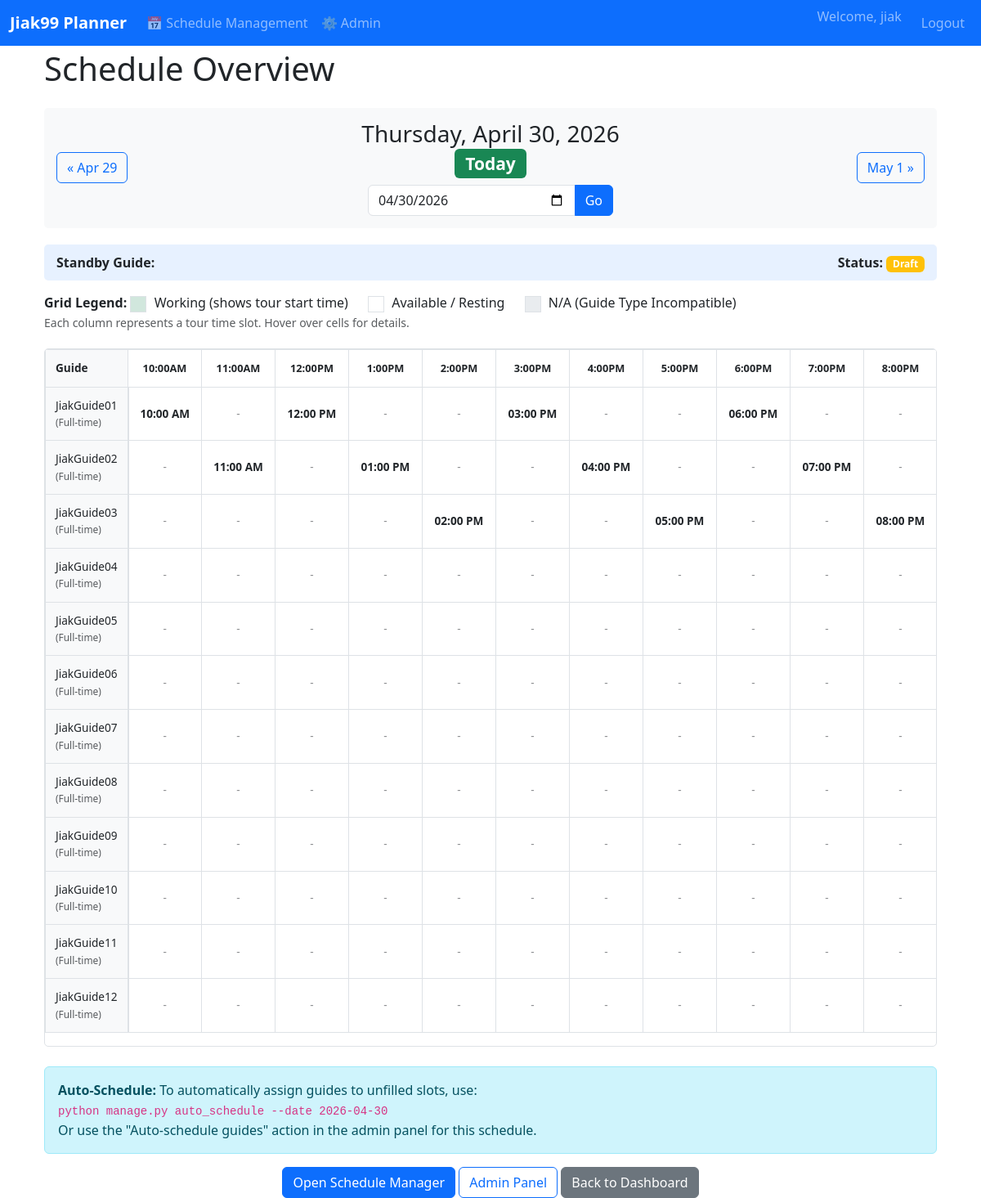
/schedule/guide/overview/ (signed in), run on the app's committed database.
### apps/scheduling/models.py (models this page shows, shortened)
class TourTimeSlot(models.Model):
    start_time = models.TimeField()
    end_time = models.TimeField()
    duration_minutes = models.IntegerField()
    class Meta:
        ordering = ['start_time']
        unique_together = ['start_time', 'end_time']
    def __str__(self):
        return f"{self.start_time.strftime('%I:%M %p')} - {self.end_time.strftime('%I:%M %p')}"

### apps/guides/models.py (models this page shows, shortened)
class Guide(models.Model):
    GUIDE_TYPE_CHOICES = [
        ('FT', 'Full-time'),
        ('PTM', 'Part-time Morning'),
        ('PTA', 'Part-time Afternoon'),
    ]
    user = models.OneToOneField(User, on_delete=models.CASCADE, related_name='guide_profile')
    guide_type = models.CharField(max_length=3, choices=GUIDE_TYPE_CHOICES)
    phone = models.CharField(max_length=20, blank=True)
    is_active = models.BooleanField(default=True)
    created_at = models.DateTimeField(auto_now_add=True)
    updated_at = models.DateTimeField(auto_now=True)
    class Meta:
        ordering = ['user__first_name', 'user__last_name']
    def can_work_timeslot(self, timeslot):
        from datetime import time
        if self.guide_type == 'FT':
            return True
        elif self.guide_type == 'PTM':
            cutoff_time = time(14, 30)
            return timeslot.end_time <= cutoff_time
        elif self.guide_type == 'PTA':
            cutoff_time = time(14, 30)
            return timeslot.start_time >= cutoff_time
        return False

### apps/scheduling/views.py (the view)
# urls.py: path('guide/overview/', views.schedule_overview, name='schedule_overview'),
@staff_member_required
def schedule_overview(request):
    date_str = request.GET.get('date')
    if date_str:
        try:
            view_date = datetime.strptime(date_str, '%Y-%m-%d').date()
        except ValueError:
            view_date = date.today()
    else:
        view_date = date.today()
    try:
        daily_schedule = DailySchedule.objects.get(date=view_date)
    except DailySchedule.DoesNotExist:
        daily_schedule = None
    guides = Guide.objects.filter(is_active=True).select_related('user').order_by('user__first_name', 'user__last_name')
    time_slots = TourTimeSlot.objects.all().order_by('start_time')
    schedule_grid = {}
    if daily_schedule:
        sessions = TourSession.objects.filter(
            daily_schedule=daily_schedule
        ).select_related('time_slot', 'assigned_guide')
        for time_slot in time_slots:
            schedule_grid[time_slot.id] = {}
            for guide in guides:
                schedule_grid[time_slot.id][guide.id] = None
        for session in sessions:
            if session.assigned_guide:
                schedule_grid[session.time_slot.id][session.assigned_guide.id] = session
    service = SchedulingService()
    feasibility_map = {}
    time_slot_feasibility = {}
    if daily_schedule:
        feasibility_map = service.get_daily_feasibility(daily_schedule)
        for time_slot in time_slots:
            session = sessions.filter(time_slot=time_slot).first()
            if session:
                can_fill, eligible = service.check_session_feasibility(session)
                time_slot_feasibility[time_slot.id] = {
                    'can_fill': can_fill,
                    'eligible_count': len(eligible),
                    'is_assigned': session.assigned_guide is not None
                }
    guide_rows = []
    for guide in guides:
        row = {
            'guide': guide,
            'cells': []
        }
        for time_slot in time_slots:
            session = schedule_grid.get(time_slot.id, {}).get(guide.id) if daily_schedule else None
            if session:
                cell_status = 'working'
                cell_class = 'table-success'
                cell_text = time_slot.start_time.strftime('%I:%M %p')
            elif daily_schedule:
                if not guide.can_work_timeslot(time_slot):
                    cell_status = 'incompatible'
                    cell_class = 'table-secondary'
                    cell_text = '-'
                else:
                    cell_status = 'resting'
                    cell_class = 'table-light'
                    cell_text = '-'
            else:
                cell_status = 'no_schedule'
                cell_class = 'table-light'
                cell_text = '-'
            row['cells'].append({
                'time_slot': time_slot,
                'session': session,
                'status': cell_status,
                'class': cell_class,
                'text': cell_text,
                'feasibility': time_slot_feasibility.get(time_slot.id, {})
            })
        guide_rows.append(row)
    prev_date = view_date - timedelta(days=1)
    next_date = view_date + timedelta(days=1)
    context = {
        'view_date': view_date,
        'daily_schedule': daily_schedule,
        'guides': guides,
        'time_slots': time_slots,
        'guide_rows': guide_rows,
        'prev_date': prev_date,
        'next_date': next_date,
        'today': date.today(),
    }
    return render(request, 'scheduling/schedule_overview.html', context)

### apps/scheduling/templates/scheduling/schedule_overview.html (shortened to what this page needs)
{% extends "base.html" %}
{% load scheduling_filters %}
{% block content %}
<div class="container-fluid">
<div class="row">
    <div class="col-12">
        <h1 class="mb-4">Schedule Overview</h1>
        <div class="date-nav">
            <div class="row align-items-center">
                <div class="col-md-4">
                    <a href="?date={{ prev_date|date:'Y-m-d' }}" class="btn btn-outline-primary">
                        &laquo; {{ prev_date|date:"M j" }}
                    </a>
                </div>
                <div class="col-md-4 text-center">
                    <h3 class="mb-0">
                        {{ view_date|date:"l, F j, Y" }}
                        {% if view_date == today %}
                            <span class="badge bg-success">Today</span>
                        {% endif %}
                    </h3>
                    <form method="get" class="mt-2">
                        <div class="input-group" style="max-width: 300px; margin: 0 auto;">
                            <input type="date" name="date" class="form-control" value="{{ view_date|date:'Y-m-d' }}">
                            <button type="submit" class="btn btn-primary">Go</button>
                        </div>
                    </form>
                </div>
                <div class="col-md-4 text-end">
                    <a href="?date={{ next_date|date:'Y-m-d' }}" class="btn btn-outline-primary">
                        {{ next_date|date:"M j" }} &raquo;
                    </a>
                </div>
            </div>
        </div>
        {% if daily_schedule %}
            <div class="schedule-info">
                <div class="row">
                    <div class="col-md-6">
                        <strong>Standby Guide:</strong>
                    </div>
                    <div class="col-md-6 text-end">
                        <strong>Status:</strong>
                        {% if daily_schedule.is_published %}
                            <span class="badge bg-success">Published</span>
                        {% else %}
                            <span class="badge bg-warning">Draft</span>
                        {% endif %}
                    </div>
                </div>
            </div>
        {% else %}
            <div class="alert alert-warning">
                <strong>No schedule created for this date.</strong>
                Create schedules using the management command or admin panel.
            </div>
        {% endif %}
        <div class="mb-3">
            <strong>Grid Legend:</strong>
            <div class="legend-item">
                <span class="legend-box cell-working"></span>
                Working (shows tour start time)
            </div>
            <div class="legend-item">
                <span class="legend-box cell-resting"></span>
                Available / Resting
            </div>
            <div class="legend-item">
                <span class="legend-box cell-incompatible"></span>
                N/A (Guide Type Incompatible)
            </div>
            <br>
            <small class="text-muted">Each column represents a tour time slot. Hover over cells for details.</small>
        </div>
        {% if guides and guide_rows %}
            <div class="table-wrapper">
                <table class="table table-bordered schedule-table">
                    <thead>
                        <tr>
                            <th class="guide-name-col">Guide</th>
                            {% for time_slot in time_slots %}
                            <th class="time-slot-header" title="{{ time_slot.start_time|date:'g:i A' }} - {{ time_slot.end_time|date:'g:i A' }}">
                                {{ time_slot.start_time|date:"g:iA" }}
                            </th>
                            {% endfor %}
                        </tr>
                    </thead>
                    <tbody>
                        {% for row in guide_rows %}
                        <tr>
                            <td class="guide-name-col">
                                {{ row.guide.user|display_name }}
                                <br>
                                <small class="text-muted">({{ row.guide.get_guide_type_display }})</small>
                            </td>
                            {% for cell in row.cells %}
                            <td class="cell-{{ cell.status }}"
                                {% if cell.session %}
                                title="Tour: {{ cell.time_slot.start_time|date:'g:i A' }} - {{ cell.time_slot.end_time|date:'g:i A' }}"
                                {% elif cell.feasibility.is_assigned %}
                                title="Assigned to another guide"
                                {% elif cell.status == 'incompatible' %}
                                title="Guide type not compatible with this time slot"
                                {% endif %}>
                                {% if cell.status == 'working' %}
                                    <strong>{{ cell.text }}</strong>
                                {% elif cell.status == 'resting' %}
                                    <span style="opacity: 0.5;">{{ cell.text }}</span>
                                {% elif cell.status == 'incompatible' %}
                                    <small>N/A</small>
                                {% else %}
                                    {{ cell.text }}
                                {% endif %}
                            </td>
                            {% endfor %}
                        </tr>
                        {% endfor %}
                    </tbody>
                </table>
            </div>
        {% elif not guides %}
            <div class="alert alert-info">
                No active guides found. Create guide profiles in the admin panel.
            </div>
        {% endif %}
        <div class="mt-4">
            {% if daily_schedule %}
            <div class="alert alert-info">
                <strong>Auto-Schedule:</strong> To automatically assign guides to unfilled slots, use:
                <br>
                <code>python manage.py auto_schedule --date {{ view_date|date:'Y-m-d' }}</code>
                <br>
                Or use the "Auto-schedule guides" action in the admin panel for this schedule.
            </div>
            {% endif %}
            <div class="text-center">
                <a href="{% url 'schedule_manager' %}?date={{ view_date|date:'Y-m-d' }}" class="btn btn-primary">
                    Open Schedule Manager
                </a>
                <a href="/admin/scheduling/dailyschedule/" class="btn btn-outline-primary">
                    Admin Panel
                </a>
                <a href="{% url 'schedule_dashboard' %}" class="btn btn-secondary">
                    Back to Dashboard
                </a>
            </div>
        </div>
    </div>
</div>
</div>
{% endblock %}

### templates/base.html (shortened to what this page needs)
<!DOCTYPE html>
<html lang="en">
<head>
    <link href="https://cdn.jsdelivr.net/npm/bootstrap@5.3.0/dist/css/bootstrap.min.css" rel="stylesheet">
</head>
<body>
    <nav class="navbar navbar-expand-lg navbar-dark bg-primary fixed-top">
        <div class="container-fluid">
            <a class="navbar-brand" href="{% url 'main_landing' %}">Jiak99 Planner</a>
            <div class="collapse navbar-collapse" id="navbarNav">
                <ul class="navbar-nav me-auto">
                    {% if user.is_staff %}
                        <li class="nav-item">
                            <a class="nav-link" href="{% url 'schedule_dashboard' %}">📅 Schedule Management</a>
                        </li>
                        <li class="nav-item">
                            <a class="nav-link" href="/admin/">⚙️ Admin</a>
                        </li>
                    {% endif %}
                </ul>
                <ul class="navbar-nav">
                    {% if user.is_authenticated %}
                        <li class="nav-item">
                            <span class="navbar-text me-3">
                                Welcome, {{ user.get_full_name|default:user.username }}
                            </span>
                        </li>
                        <li class="nav-item">
                            <a class="nav-link" href="/admin/logout/">Logout</a>
                        </li>
                    {% else %}
                        <li class="nav-item">
                            <a class="nav-link" href="/admin/login/">Login</a>
                        </li>
                    {% endif %}
                </ul>
            </div>
        </div>
    </nav>
    <div class="container">
        {% block content %}{% endblock %}
    </div>
</body>
</html>

### data on the page
TourTimeSlot: start_time "10:00AM", text "10:00 AM", text "-"
TourTimeSlot: start_time "11:00AM", text "-", text "11:00 AM"
TourTimeSlot: start_time "12:00PM", text "12:00 PM", text "-"
TourTimeSlot: start_time "1:00PM", text "-", text "01:00 PM"
TourTimeSlot: start_time "2:00PM", text "-", text "02:00 PM"
TourTimeSlot: start_time "3:00PM", text "03:00 PM", text "-"
TourTimeSlot: start_time "4:00PM", text "-", text "04:00 PM"
TourTimeSlot: start_time "5:00PM", text "-", text "05:00 PM"
TourTimeSlot: start_time "6:00PM", text "06:00 PM", text "-"
TourTimeSlot: start_time "7:00PM", text "-", text "07:00 PM"
TourTimeSlot: start_time "8:00PM", text "-", text "08:00 PM"
Guide: guide.user|display_name "JiakGuide01", guide.guide_type "Full-time"
Guide: guide.user|display_name "JiakGuide02", guide.guide_type "Full-time"
Guide: guide.user|display_name "JiakGuide03", guide.guide_type "Full-time"
Guide: guide.user|display_name "JiakGuide04", guide.guide_type "Full-time"
Guide: guide.user|display_name "JiakGuide05", guide.guide_type "Full-time"
Guide: guide.user|display_name "JiakGuide06", guide.guide_type "Full-time"
Guide: guide.user|display_name "JiakGuide07", guide.guide_type "Full-time"
Guide: guide.user|display_name "JiakGuide08", guide.guide_type "Full-time"
Guide: guide.user|display_name "JiakGuide09", guide.guide_type "Full-time"
Guide: guide.user|display_name "JiakGuide10", guide.guide_type "Full-time"
Guide: guide.user|display_name "JiakGuide11", guide.guide_type "Full-time"
Guide: guide.user|display_name "JiakGuide12", guide.guide_type "Full-time"

### other printed values
{{ user.get_full_name|default:user.username }} "jiak"
